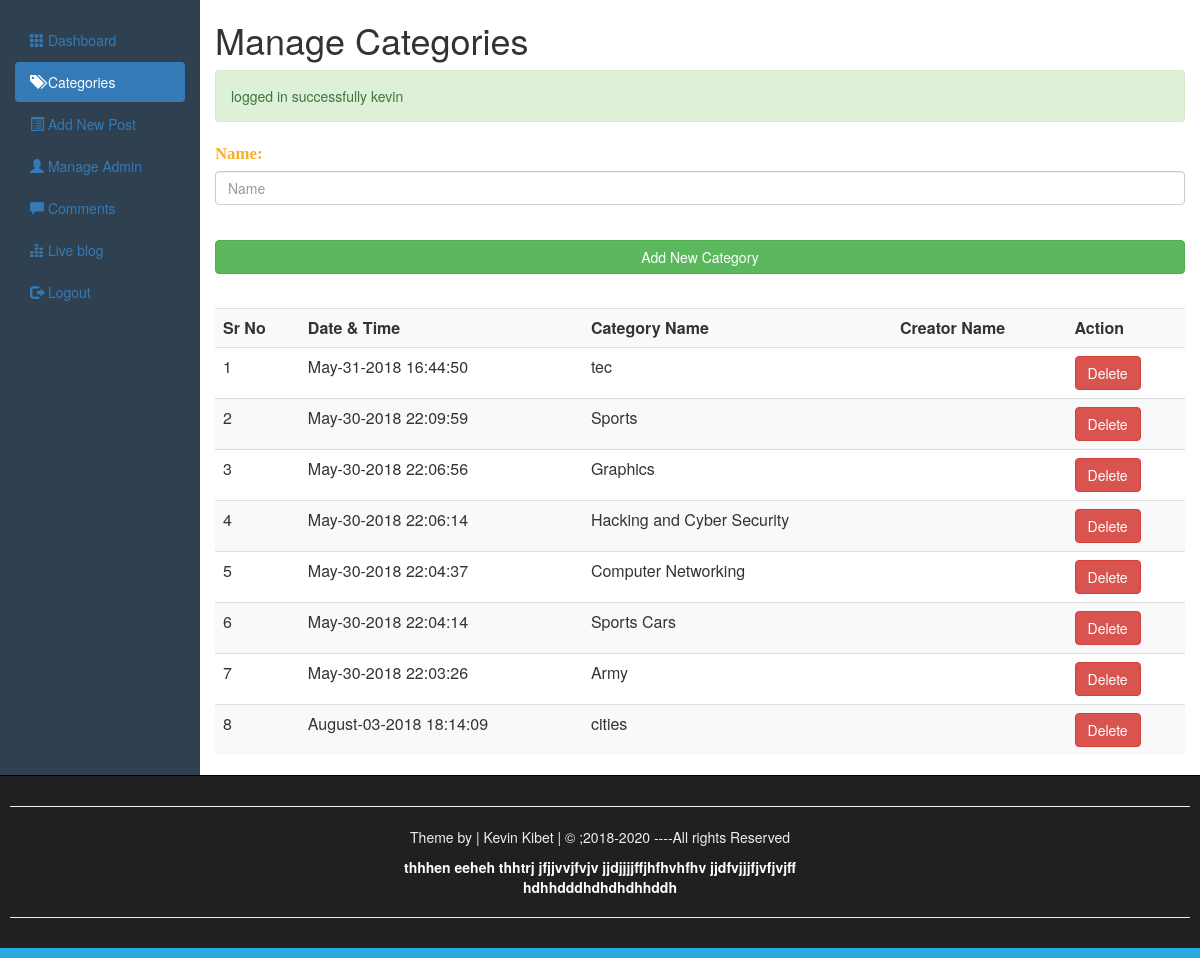
Screenshot of /Categories.php (signed in) with the database file from the repository.
### tables this page shows
CREATE TABLE `category` (
  `id` int(10) NOT NULL,
  `datetime` varchar(50) NOT NULL,
  `name` varchar(100) NOT NULL,
  `creatorname` varchar(200) NOT NULL
);

### Categories.php (the view, shortened to what this page needs)
<?php
require_once("include/Sessions.php");
?>
<!DOCTYPE>
<html>
<head>
<link rel="stylesheet" href="css/bootstrap.min.css">
<link rel="stylesheet" href="css/adminstyles.css">
</head>
<body>
<div class="container-fluid">
<div class="row">
<div class="col-sm-2">
<ul class="nav nav-pills nav-stacked">
<li><a href="dashboard.php"><span class="glyphicon glyphicon-th"></span>&nbsp;Dashboard</a></li>
<li class="active"><a href="Categories.php"><span class="glyphicon glyphicon-tags"></span>&nbsp;Categories</a></li>
<li><a href="Addnewpost.php"><span class="glyphicon glyphicon-list-alt"></span>&nbsp;Add New Post</a></li>
<li><a href="#"><span class="glyphicon glyphicon-user"></span>&nbsp;Manage Admin</a></li>
<li><a href="#"><span class="glyphicon glyphicon-comment"></span>&nbsp;Comments</a></li>
<li><a href="#"><span class="glyphicon glyphicon-equalizer"></span>&nbsp;Live blog</a></li>
<li><a href="#"><span class="glyphicon glyphicon-log-out"></span>&nbsp;Logout</a></li>
</ul>
</div>
<div class="col-sm-10">
<h1>Manage Categories</h1>
<?php  echo Message();
       echo SuccessMessage();
?>
<div>
<form action="Categories.php" method="post">
<fieldset>
         <div class="form-group">
        <label for="categoryname"><span class="Fieldinfo"> Name:</span></label>
        <input class="form-control" type="text" name="Category" id="categoryname" placeholder="Name">
         </div>
		 <br>
          <input class="btn btn-success btn-block " type="submit" name="submit" value="Add New Category">
</fieldset>
</form>
</div>
<div class="table-responsive">
<table class="table table-striped  table-hover"  >
<tr>
<th>Sr No</th>
<th>Date & Time</th>
<th>Category Name</th>
<th>Creator Name</th>
<th>Action</th>
</tr>
<?php
global $Connection;
$ViewQuery="SELECT * FROM category ORDER BY datetime desc";
$Execute=mysqli_query($Connection,$ViewQuery);
$SrNo=0;
while($DataRows=mysqli_fetch_array($Execute)){
	$id=$DataRows['id'];
	$DateTime=$DataRows['datetime'];
	$CategoryName=$DataRows['name'];
	$CreatorName=$DataRows['creatorname'];
	$SrNo++;
?>
<tr>
<td><?php echo $SrNo;  ?></td>
<td><?php echo $DateTime;  ?></td>
<td><?php echo $CategoryName;  ?></td>
<td><?php echo $CreatorName;  ?></td>
<td><a href="deletecategory.php?id=<?php echo $id; ?>"><span  class="btn btn-danger">Delete</span><a/> </td>
</tr>
<?php } ?>
</table>
</div>
</div>
</div>
</div>
<div id="Footer">
<hr><p>Theme by | Kevin Kibet | &copy ;2018-2020 ----All rights Reserved</p>
<a style="color: white; text-decoration: none; cursor: pointer; font-weight: bold;" href="#">
<p>thhhen eeheh thhtrj jfjjvvjfvjv jjdjjjjffjhfhvhfhv jjdfvjjjfjvfjvjff<br>hdhhdddhdhdhdhhddh
</p>
<hr>
</a>
</div>
<div  style="height: 10px; background: #27aae1">
</body>
</html>

### css/adminstyles.css (style rules this page uses)
body { background-color: #2f4050; }
.col-sm-10 { background-color: #ffffff; }
#Footer { padding: 10px; border-top: 1px solid black; color: #eeeeee; background-color: #211f22; text-align: center; }

### Categories.php (style rules this page uses)
.Fieldinfo { color: rgb(251,174,44); font-family: Bitter,Georgia,'Times Nw Roman',Times,serif; font-size: 1.2em; }

### rows the page displays
category: datetime "May-31-2018 16:44:50", name "tec"
category: datetime "May-30-2018 22:09:59", name "Sports"
category: datetime "May-30-2018 22:06:56", name "Graphics"
category: datetime "May-30-2018 22:06:14", name "Hacking and Cyber Security"
category: datetime "May-30-2018 22:04:37", name "Computer Networking"
category: datetime "May-30-2018 22:04:14", name "Sports Cars"
category: datetime "May-30-2018 22:03:26", name "Army"
category: datetime "August-03-2018 18:14:09", name "cities"

### other values shown
SuccessMessage() "logged in successfully kevin"
